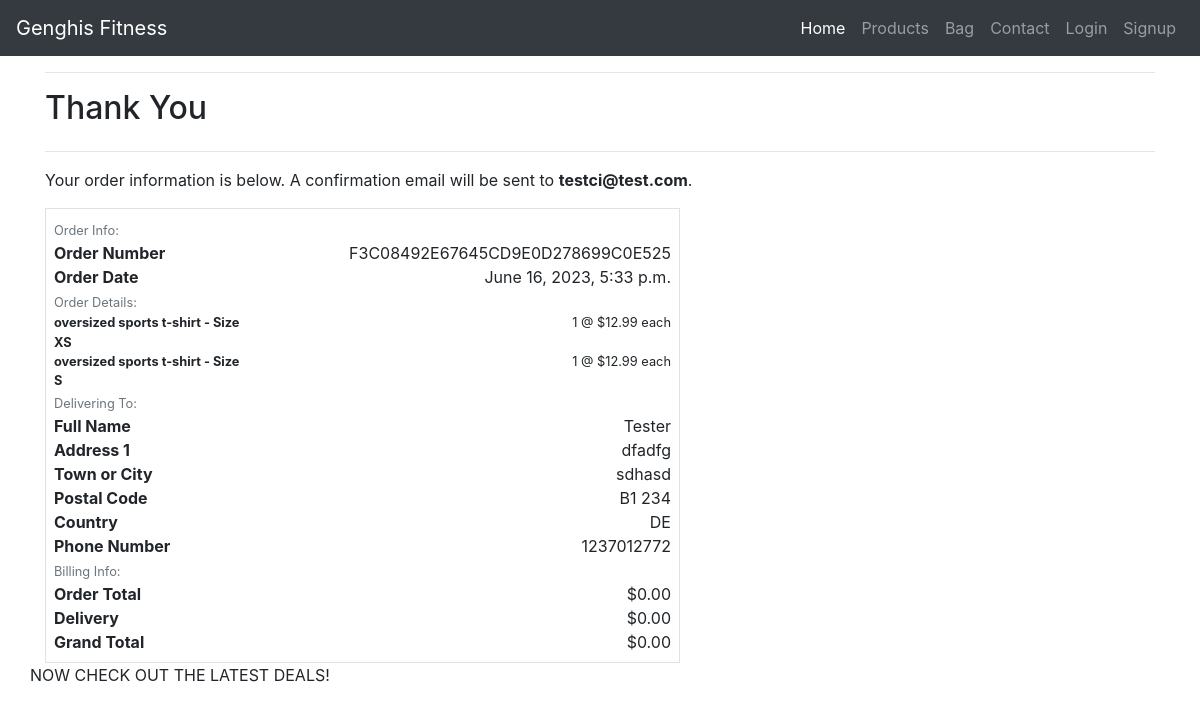
The app's page /checkout/checkout_success/F3C08492E67645CD9E0D278699C0E525, older data.
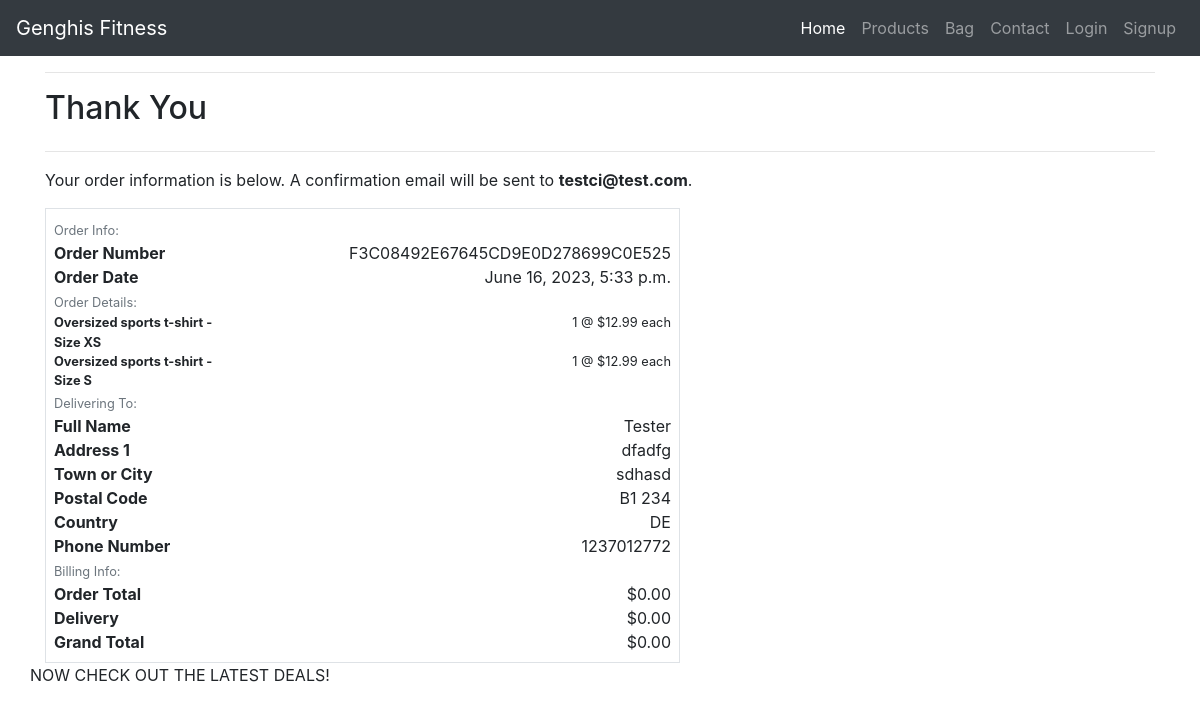
The same page, newer data.
### checkout/models.py (models this page shows, shortened)
class OrderLineItem(models.Model):
    order = models.ForeignKey(Order, null=False, blank=False, on_delete=models.CASCADE, related_name='lineitems')
    product = models.ForeignKey(Product, null=False, blank=False, on_delete=models.CASCADE)
    product_size = models.CharField(max_length=2, null=True, blank=True) # XS, S, M, L, XL
    quantity = models.IntegerField(null=False, blank=False, default=0)
    lineitem_total = models.DecimalField(max_digits=6, decimal_places=2, null=False, blank=False, editable=False)

### products/models.py (models this page shows)
class Product(models.Model):
    name = models.CharField(max_length=100)
    description = models.TextField()
    price = models.DecimalField(max_digits=10, decimal_places=2)
    image = models.ImageField(upload_to='products/')
    created_at = models.DateTimeField(auto_now_add=True)
    category = models.ForeignKey('Category', on_delete=models.CASCADE, related_name='products')
    has_sizes = models.BooleanField(default=False, null=True, blank=True)

### checkout/views.py (the view)
# urls.py: path('checkout_success/<order_number>', views.checkout_success, name='checkout_success'),
def checkout_success(request, order_number):
    save_info = request.session.get('save_info')
    order = get_object_or_404(Order, order_number=order_number)
    messages.success(request, f'Order successfully processed! \
        Your order number is {order_number}. A confirmation \
        email will be sent to {order.email}.')
    if 'bag' in request.session:
        del request.session['bag']
    template = 'checkout/checkout_success.html'
    context = {
        'order': order,
    }
    return render(request, template, context)

### context/bag_processor.py (called while the page is built, shortened)
def bag_contents(request):
    bag_items = []
    total = 0
    product_count = 0
    bag = request.session.get('bag', {})
    context = {
        'bag_items': bag_items,
        'total': total,
        'product_count': product_count,
        'grand_total': total,
    }
    return context

### checkout/templates/checkout/checkout_success.html (shortened to what the changed rows need)
{% extends "base.html" %}
{% load static %}
{% block extra_css %}
    <link rel="stylesheet" href="{% static 'checkout/css/checkout.css' %}">
{% endblock %}
{% block content %}
    <div class="container">
        <div class="row">
            <div class="col">
                <h2 class="logo-font mb-4">Thank You</h2>
            </div>
        </div>
        <div class="row">
            <div class="col-12 col-lg-7">
                <div class="order-confirmation-wrapper p-2 border">
                    {% for item in order.lineitems.all %}
                    <div class="row">
                        <div class="col-12 col-md-4">
                            <p class="small mb-0 text-black font-weight-bold">
                                {{ item.product.name }}{% if item.product_size %} - Size {{ item.product_size|upper }}{% endif %}
                            </p>
                        </div>
                        <div class="col-12 col-md-8 text-md-right">
                            <p class="small mb-0">{{ item.quantity }} @ ${{ item.product.price }} each</p>
                        </div>
                    </div>
                    {% endfor %}
                </div>
            </div>
        </div>
		</div>
{% endblock %}

Row changes from the older to the newer data that the page shows:
changed through a linked row, OrderLineItem "XS": product.name "oversized sports t-shirt" → "Oversized sports t-shirt"
changed through a linked row, OrderLineItem (number 2 of 2 on the later page): product.name "oversized sports t-shirt" → "Oversized sports t-shirt"
